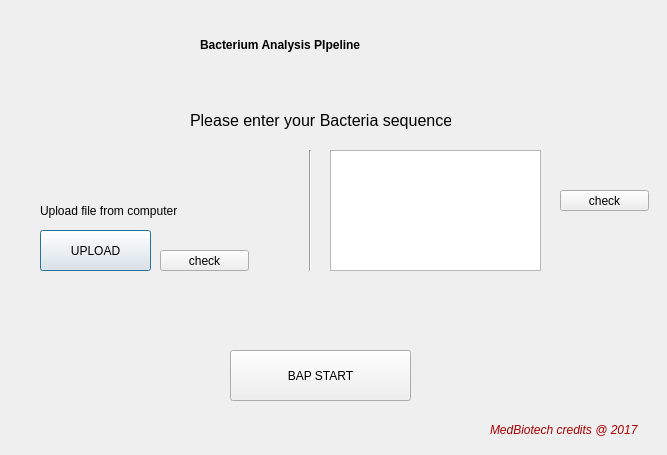
<?xml version="1.0" encoding="UTF-8"?>
<ui version="4.0">
 <class>Dialog</class>
 <widget class="QDialog" name="Dialog">
  <property name="geometry">
   <rect>
    <x>0</x>
    <y>0</y>
    <width>667</width>
    <height>455</height>
   </rect>
  </property>
  <property name="windowTitle">
   <string>Dialog</string>
  </property>
  <widget class="QLabel" name="label">
   <property name="geometry">
    <rect>
     <x>200</x>
     <y>10</y>
     <width>281</width>
     <height>71</height>
    </rect>
   </property>
   <property name="toolTip">
    <string>&lt;html&gt;&lt;head/&gt;&lt;body&gt;&lt;p&gt;&lt;img src=&quot;:/newPrefix/LOGO&quot;/&gt;&lt;/p&gt;&lt;/body&gt;&lt;/html&gt;</string>
   </property>
   <property name="text">
    <string>&lt;html&gt;&lt;head/&gt;&lt;body&gt;&lt;p&gt;&lt;img src=&quot;:/newPrefix/LOGO&quot;/&gt;&lt;span style=&quot; font-weight:600;&quot;&gt;Bacterium Analysis PIpeline&lt;/span&gt;&lt;/p&gt;&lt;/body&gt;&lt;/html&gt;</string>
   </property>
  </widget>
  <widget class="QLabel" name="label_2">
   <property name="geometry">
    <rect>
     <x>190</x>
     <y>100</y>
     <width>261</width>
     <height>41</height>
    </rect>
   </property>
   <property name="text">
    <string>&lt;html&gt;&lt;head/&gt;&lt;body&gt;&lt;p align=&quot;center&quot;&gt;&lt;span style=&quot; font-size:12pt;&quot;&gt;Please enter your Bacteria sequence&lt;/span&gt;&lt;/p&gt;&lt;/body&gt;&lt;/html&gt;</string>
   </property>
  </widget>
  <widget class="QPushButton" name="pushButton">
   <property name="geometry">
    <rect>
     <x>40</x>
     <y>230</y>
     <width>111</width>
     <height>41</height>
    </rect>
   </property>
   <property name="text">
    <string>UPLOAD</string>
   </property>
  </widget>
  <widget class="QLabel" name="label_3">
   <property name="geometry">
    <rect>
     <x>40</x>
     <y>190</y>
     <width>161</width>
     <height>41</height>
    </rect>
   </property>
   <property name="text">
    <string>Upload file from computer</string>
   </property>
  </widget>
  <widget class="QPushButton" name="pushButton_2">
   <property name="geometry">
    <rect>
     <x>160</x>
     <y>250</y>
     <width>89</width>
     <height>21</height>
    </rect>
   </property>
   <property name="minimumSize">
    <size>
     <width>89</width>
     <height>0</height>
    </size>
   </property>
   <property name="text">
    <string>check</string>
   </property>
  </widget>
  <widget class="Line" name="line">
   <property name="geometry">
    <rect>
     <x>300</x>
     <y>150</y>
     <width>20</width>
     <height>121</height>
    </rect>
   </property>
   <property name="orientation">
    <enum>Qt::Vertical</enum>
   </property>
  </widget>
  <widget class="QTextBrowser" name="textBrowser">
   <property name="geometry">
    <rect>
     <x>330</x>
     <y>150</y>
     <width>211</width>
     <height>121</height>
    </rect>
   </property>
  </widget>
  <widget class="QPushButton" name="pushButton_3">
   <property name="geometry">
    <rect>
     <x>560</x>
     <y>190</y>
     <width>89</width>
     <height>21</height>
    </rect>
   </property>
   <property name="minimumSize">
    <size>
     <width>89</width>
     <height>0</height>
    </size>
   </property>
   <property name="text">
    <string>check</string>
   </property>
  </widget>
  <widget class="QToolButton" name="toolButton_4">
   <property name="geometry">
    <rect>
     <x>230</x>
     <y>350</y>
     <width>181</width>
     <height>51</height>
    </rect>
   </property>
   <property name="text">
    <string>BAP START</string>
   </property>
  </widget>
  <widget class="QLabel" name="label_4">
   <property name="geometry">
    <rect>
     <x>490</x>
     <y>420</y>
     <width>181</width>
     <height>21</height>
    </rect>
   </property>
   <property name="text">
    <string>&lt;html&gt;&lt;head/&gt;&lt;body&gt;&lt;p&gt;&lt;span style=&quot; font-style:italic; color:#aa0000;&quot;&gt;MedBiotech credits @ 2017 &lt;/span&gt;&lt;/p&gt;&lt;/body&gt;&lt;/html&gt;</string>
   </property>
  </widget>
 </widget>
 <resources>
  <include location="../ressources.qrc"/>
 </resources>
 <connections/>
</ui>
